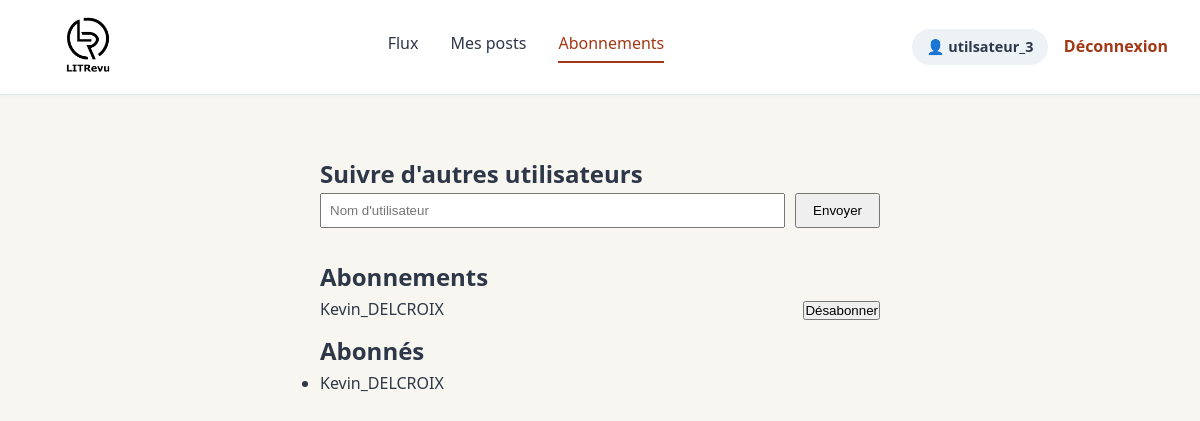
/subscriptions/ (signed in), run on the app's committed database.
### authentication/models.py (models this page shows)
class User(AbstractUser):
    pass

### litrevu/models.py (models this page shows, shortened)
class UserFollows(models.Model):
    user = models.ForeignKey(
        to=settings.AUTH_USER_MODEL,
        on_delete=models.CASCADE,
        related_name="following",
    )
    followed_user = models.ForeignKey(
        to=settings.AUTH_USER_MODEL,
        on_delete=models.CASCADE,
        related_name="followed_by",
    )
    class Meta:
        unique_together = ("user", "followed_user")
        verbose_name = "Abonnement"
        verbose_name_plural = "Abonnements"

### litrevu/views.py (the view, shortened to what this page needs)
# urls.py: django.urls.path('subscriptions/', litrevu_views.subscriptions, name='subscriptions'),
@login_required
def subscriptions(request):
    message = ""
    following = UserFollows.objects.filter(user=request.user)
    followers = UserFollows.objects.filter(followed_user=request.user)
    context = {
        "following": following,
        "followers": followers,
        "message": message,
    }
    return render(request, "litrevu/subscriptions.html", context)

### litrevu/templates/litrevu/subscriptions.html (shortened to what this page needs)
{% extends 'authentication/base.html' %}
{% block content %}
<div style="max-width: 600px; margin: 0 auto; padding: 20px;">
    <h2>Suivre d'autres utilisateurs</h2>
    <form method="post" style="margin-bottom: 30px;">
        <div style="display: flex; gap: 10px;">
            <input type="text" name="username" placeholder="Nom d'utilisateur" required style="flex: 1; padding: 8px;">
            <button type="submit" style="padding: 8px 16px;">Envoyer</button>
        </div>
    </form>
    <h2>Abonnements</h2>
    <ul>
        {% for follow in following %}
            <li style="display: flex; justify-content: space-between; align-items: center; margin-bottom: 10px;">
                <span>{{ follow.followed_user.username }}</span>
                <form method="post" action="{% url 'unsubscribe' follow.id %}">
                    <button type="submit" class="btn-danger">Désabonner</button>
                </form>
            </li>
        {% empty %}
            <li>Vous ne suivez aucun utilisateur pour le moment.</li>
        {% endfor %}
    </ul>
    <h2>Abonnés</h2>
    <ul>
        {% for follower in followers %}
            <li>{{ follower.user.username }}</li>
        {% empty %}
            <li>Aucun utilisateur ne vous suit pour le moment.</li>
        {% endfor %}
    </ul>
</div>
{% endblock %}

### authentication/templates/authentication/base.html (shortened to what this page needs)
{% load static %}
<!DOCTYPE html>
<html lang="fr">
<head>
    <link rel="stylesheet" href="{% static 'css/style.css' %}?v=1.1">
</head>
<body>
    {% if user.is_authenticated %}
    <header class="navbar">
        <div class="nav-brand">
            <a href="{% url 'home' %}">
                <img src="{% static 'images/logo.png' %}" alt="LITRevu Logo" class="logo">
            </a>
        </div>
        <nav class="nav-center">
            <a href="{% url 'home' %}" class="nav-item {% if request.resolver_match.url_name == 'home' %}active{% endif %}">Flux</a>
            <a href="{% url 'posts' %}" class="nav-item {% if request.resolver_match.url_name == 'posts' %}active{% endif %}">Mes posts</a>
            <a href="{% url 'subscriptions' %}" class="nav-item {% if request.resolver_match.url_name == 'subscriptions' %}active{% endif %}">Abonnements</a>
        </nav>
        <div class="nav-right">
            <span class="user-badge">👤 {{ user.username }}</span>
            <a href="{% url 'logout' %}" class="btn-logout">Déconnexion</a>
        </div>
    </header>
    {% endif %}
    <main class="main-container">
        {% block content %}
        {% endblock %}
    </main>
</body>
</html>

### static/css/style.css (style rules this page uses)
:root { --primary-color: #1a1a1a; --accent-color: #a33816; --accent-hover: #822c11; --bg-color: #f8f6f0; --card-bg: #ffffff; --border-color: #e2e8f0; --text-color: #2d3748; --text-muted: #718096; --radius: 12px; --shadow: 0 4px 15px rgba(0, 0, 0, 0.05); }
* { box-sizing: border-box; margin: 0; padding: 0; }
body { font-family: 'Segoe UI', system-ui, -apple-system, sans-serif; background-color: var(--bg-color); color: var(--text-color); line-height: 1.6; }
.navbar { background-color: #ffffff; border-bottom: 1px solid var(--border-color); padding: 0.75rem 2rem; display: flex; align-items: center; justify-content: space-between; box-shadow: 0 2px 4px rgba(0, 0, 0, 0.02); }
.nav-brand .logo { height: 70px; width: auto; display: block; object-fit: contain; }
.nav-center { display: flex; gap: 2rem; }
.nav-item { text-decoration: none; color: var(--text-color); font-weight: 500; padding-bottom: 0.25rem; transition: color 0.2s ease; }
.nav-item:hover, .nav-item.active { color: var(--accent-color); border-bottom: 2px solid var(--accent-color); }
.nav-right { display: flex; align-items: center; gap: 1rem; }
.user-badge { background-color: #edf2f7; padding: 0.4rem 0.9rem; border-radius: 20px; font-size: 0.9rem; font-weight: 600; color: var(--text-color); }
.btn-logout { color: var(--accent-color); text-decoration: none; font-weight: 600; transition: color 0.2s; }
.main-container { max-width: 800px; margin: 2.5rem auto; padding: 0 1rem; }

### data on the page
User: username "utilsateur_3"
UserFollows: followed_user.username "Kevin_DELCROIX"
UserFollows: user.username "Kevin_DELCROIX"
